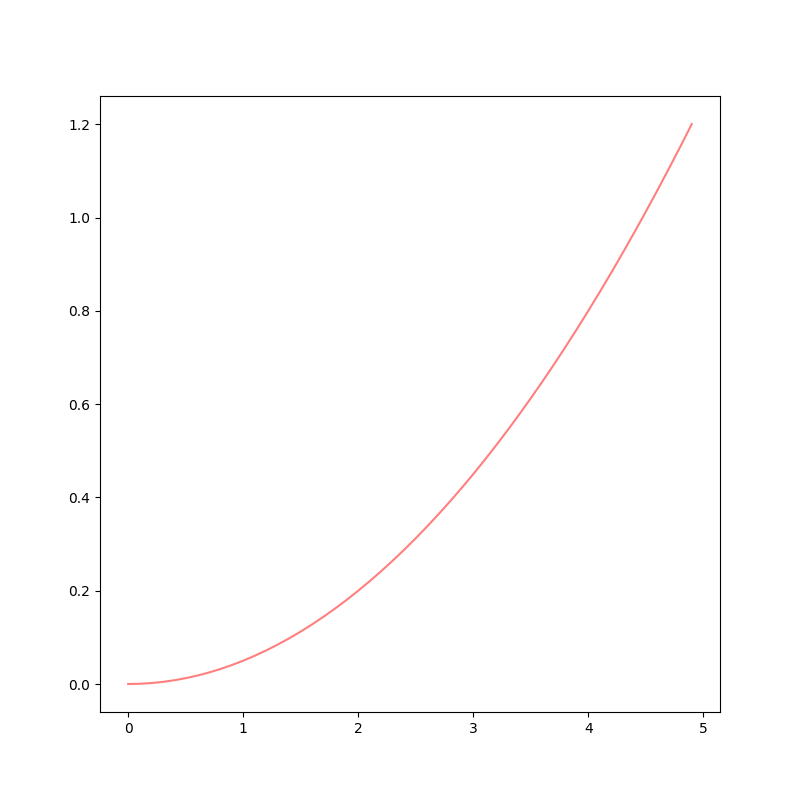

Generate this figure with Python:
#!/usr/bin/env python
# _*_ coding: utf-8 _*_

"""document of the module"""


import scipy
import numpy as np
import matplotlib as mpl
import matplotlib.pyplot as plt


plt.figure(figsize=(8, 8))
x = np.arange(0, 5, 0.1)

line = plt.plot(x, 0.05*x*x)[0]
line.set_alpha(0.5)
line.set_color("red")

plt.savefig("line2D", fmt="png")
plt.show()
